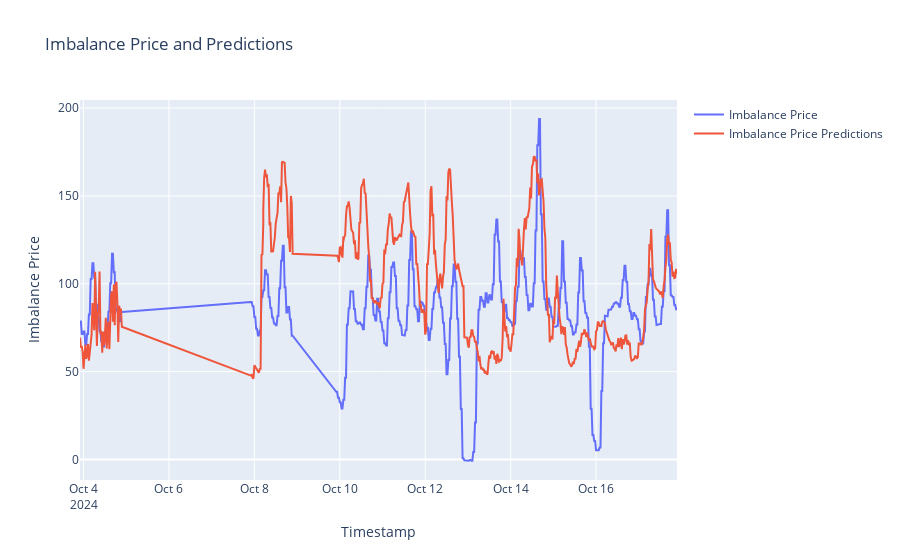

Here is the notebook cell this chart was saved with:
### Code cell
#plot imbalance price and predictions
fig = go.Figure()
fig.add_trace(go.Scatter(x=df_api_new_merged1["datetime"], y=df_api_new_merged1["day_ahead_price"], mode='lines', name='Imbalance Price'))
fig.add_trace(go.Scatter(x=df_api_new_merged1["datetime"], y=df_api_new_merged1["day_ahead_price_predictions"], mode='lines', name='Imbalance Price Predictions'))
fig.update_layout(title='Imbalance Price and Predictions', xaxis_title='Timestamp', yaxis_title='Imbalance Price')
fig.show()

### Figure 1 — Plotly figure (JSON) as saved in the notebook; plotly's stock layout.template omitted (floating-point values rounded to 4 significant figures; data arrays with more than 128 entries replaced by an {"elided": "..."} marker saying what was removed)
{"data": [{"mode": "lines", "name": "Imbalance Price", "type": "scatter", "x": {"elided": "484 str values"}, "y": {"elided": "484 float values"}}, {"mode": "lines", "name": "Imbalance Price Predictions", "type": "scatter", "x": {"elided": "484 str values"}, "y": {"elided": "484 float values"}}], "layout": {"title": {"text": "Imbalance Price and Predictions"}, "xaxis": {"title": {"text": "Timestamp"}}, "yaxis": {"title": {"text": "Imbalance Price"}}}}
